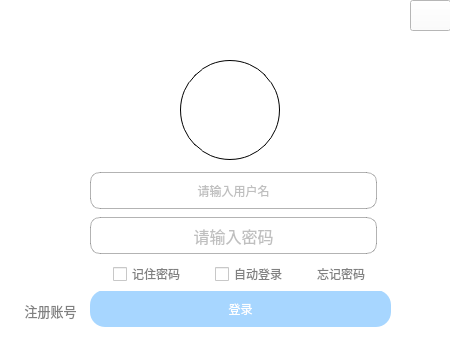
<?xml version="1.0" encoding="UTF-8"?>
<ui version="4.0">
 <class>Login</class>
 <widget class="QWidget" name="Login">
  <property name="geometry">
   <rect>
    <x>0</x>
    <y>0</y>
    <width>450</width>
    <height>342</height>
   </rect>
  </property>
  <property name="windowTitle">
   <string>Form</string>
  </property>
  <property name="styleSheet">
   <string notr="true">background-color:white;</string>
  </property>
  <widget class="QPushButton" name="pushButton_2">
   <property name="geometry">
    <rect>
     <x>90</x>
     <y>290</y>
     <width>301</width>
     <height>37</height>
    </rect>
   </property>
   <property name="minimumSize">
    <size>
     <width>287</width>
     <height>37</height>
    </size>
   </property>
   <property name="styleSheet">
    <string notr="true">QPushButton {
    font: 12pt &quot;Microsoft YaHei UI&quot;;
    background-color: rgb(167, 214, 255); 
    color: white;; 
    border-radius: 15px;
}
</string>
   </property>
   <property name="text">
    <string>登录</string>
   </property>
  </widget>
  <widget class="QWidget" name="layoutWidget">
   <property name="geometry">
    <rect>
     <x>90</x>
     <y>170</y>
     <width>301</width>
     <height>121</height>
    </rect>
   </property>
   <layout class="QVBoxLayout" name="verticalLayout">
    <item>
     <widget class="QLineEdit" name="userName_lineEdit">
      <property name="sizePolicy">
       <sizepolicy hsizetype="Fixed" vsizetype="Fixed">
        <horstretch>0</horstretch>
        <verstretch>0</verstretch>
       </sizepolicy>
      </property>
      <property name="minimumSize">
       <size>
        <width>287</width>
        <height>37</height>
       </size>
      </property>
      <property name="styleSheet">
       <string notr="true">font: 12pt &quot;Microsoft YaHei UI&quot;;
border: 1px solid rgba(0, 0, 0, 0.3);
border-focus:1px solid blue;
border-radius: 10px;
color:grey;

</string>
      </property>
      <property name="text">
       <string/>
      </property>
      <property name="maxLength">
       <number>12</number>
      </property>
      <property name="alignment">
       <set>Qt::AlignCenter</set>
      </property>
      <property name="placeholderText">
       <string>请输入用户名</string>
      </property>
      <property name="cursorMoveStyle">
       <enum>Qt::VisualMoveStyle</enum>
      </property>
      <property name="clearButtonEnabled">
       <bool>false</bool>
      </property>
     </widget>
    </item>
    <item>
     <widget class="QLineEdit" name="password_lineEdit">
      <property name="sizePolicy">
       <sizepolicy hsizetype="Fixed" vsizetype="Fixed">
        <horstretch>0</horstretch>
        <verstretch>0</verstretch>
       </sizepolicy>
      </property>
      <property name="minimumSize">
       <size>
        <width>287</width>
        <height>37</height>
       </size>
      </property>
      <property name="font">
       <font>
        <family>Microsoft YaHei UI</family>
        <pointsize>12</pointsize>
        <italic>false</italic>
        <bold>false</bold>
       </font>
      </property>
      <property name="styleSheet">
       <string notr="true">font: 12pt &quot;Microsoft YaHei UI&quot;;
border: 1px solid rgba(0, 0, 0, 0.3);
border-radius: 10px;
color:grey;
</string>
      </property>
      <property name="text">
       <string/>
      </property>
      <property name="maxLength">
       <number>12</number>
      </property>
      <property name="alignment">
       <set>Qt::AlignCenter</set>
      </property>
      <property name="placeholderText">
       <string>请输入密码</string>
      </property>
      <property name="cursorMoveStyle">
       <enum>Qt::VisualMoveStyle</enum>
      </property>
      <property name="clearButtonEnabled">
       <bool>false</bool>
      </property>
     </widget>
    </item>
    <item>
     <layout class="QHBoxLayout" name="horizontalLayout_3">
      <item>
       <widget class="QCheckBox" name="ckb_rememberPwd">
        <property name="sizePolicy">
         <sizepolicy hsizetype="Maximum" vsizetype="Fixed">
          <horstretch>0</horstretch>
          <verstretch>0</verstretch>
         </sizepolicy>
        </property>
        <property name="layoutDirection">
         <enum>Qt::LeftToRight</enum>
        </property>
        <property name="styleSheet">
         <string notr="true"> color: gray;
</string>
        </property>
        <property name="text">
         <string>记住密码</string>
        </property>
       </widget>
      </item>
      <item>
       <widget class="QCheckBox" name="ckb_autoLogin">
        <property name="sizePolicy">
         <sizepolicy hsizetype="Maximum" vsizetype="Fixed">
          <horstretch>0</horstretch>
          <verstretch>0</verstretch>
         </sizepolicy>
        </property>
        <property name="styleSheet">
         <string notr="true"> color: gray;
</string>
        </property>
        <property name="text">
         <string>自动登录</string>
        </property>
       </widget>
      </item>
      <item>
       <widget class="QPushButton" name="forgetPwd_btn">
        <property name="sizePolicy">
         <sizepolicy hsizetype="Maximum" vsizetype="Fixed">
          <horstretch>0</horstretch>
          <verstretch>0</verstretch>
         </sizepolicy>
        </property>
        <property name="styleSheet">
         <string notr="true"> QPushButton {
       font: 10pt &quot;Microsoft YaHei UI&quot;;
       border: none;
       text-decoration: none; 
      color: gray;
   }

   QPushButton:hover {
       text-decoration: underline; 
       color: gray;
   }
</string>
        </property>
        <property name="text">
         <string>忘记密码</string>
        </property>
       </widget>
      </item>
     </layout>
    </item>
   </layout>
  </widget>
  <widget class="QWidget" name="layoutWidget">
   <property name="geometry">
    <rect>
     <x>20</x>
     <y>170</y>
     <width>61</width>
     <height>151</height>
    </rect>
   </property>
   <layout class="QVBoxLayout" name="verticalLayout_2">
    <item>
     <spacer name="verticalSpacer">
      <property name="orientation">
       <enum>Qt::Vertical</enum>
      </property>
      <property name="sizeHint" stdset="0">
       <size>
        <width>20</width>
        <height>40</height>
       </size>
      </property>
     </spacer>
    </item>
    <item>
     <widget class="QPushButton" name="register_btn">
      <property name="minimumSize">
       <size>
        <width>0</width>
        <height>20</height>
       </size>
      </property>
      <property name="font">
       <font>
        <family>Microsoft YaHei UI</family>
        <pointsize>10</pointsize>
        <italic>false</italic>
        <bold>false</bold>
        <underline>false</underline>
        <strikeout>false</strikeout>
       </font>
      </property>
      <property name="styleSheet">
       <string notr="true">QPushButton {
       font: 10pt &quot;Microsoft YaHei UI&quot;;
       border: none;
       text-decoration: none; 
       color: gray;
   }

   QPushButton:hover {
       text-decoration: underline; 
       color: gray;
   }</string>
      </property>
      <property name="text">
       <string>注册账号</string>
      </property>
     </widget>
    </item>
   </layout>
  </widget>
  <widget class="QPushButton" name="ava_btn">
   <property name="geometry">
    <rect>
     <x>180</x>
     <y>60</y>
     <width>100</width>
     <height>100</height>
    </rect>
   </property>
   <property name="styleSheet">
    <string notr="true">border: 1px solid black;
border-radius: 50px;</string>
   </property>
   <property name="text">
    <string/>
   </property>
  </widget>
  <widget class="QLabel" name="bg_movie">
   <property name="geometry">
    <rect>
     <x>-10</x>
     <y>10</y>
     <width>451</width>
     <height>81</height>
    </rect>
   </property>
   <property name="styleSheet">
    <string notr="true">background:transparent;</string>
   </property>
   <property name="text">
    <string/>
   </property>
   <property name="indent">
    <number>0</number>
   </property>
  </widget>
  <widget class="QPushButton" name="pushButton_4">
   <property name="geometry">
    <rect>
     <x>410</x>
     <y>0</y>
     <width>41</width>
     <height>31</height>
    </rect>
   </property>
   <property name="text">
    <string/>
   </property>
  </widget>
 </widget>
 <tabstops>
  <tabstop>pushButton_2</tabstop>
  <tabstop>userName_lineEdit</tabstop>
  <tabstop>password_lineEdit</tabstop>
  <tabstop>ava_btn</tabstop>
  <tabstop>pushButton</tabstop>
  <tabstop>ckb_rememberPwd</tabstop>
  <tabstop>ckb_autoLogin</tabstop>
  <tabstop>pushButton_3</tabstop>
 </tabstops>
 <resources/>
 <connections/>
</ui>
